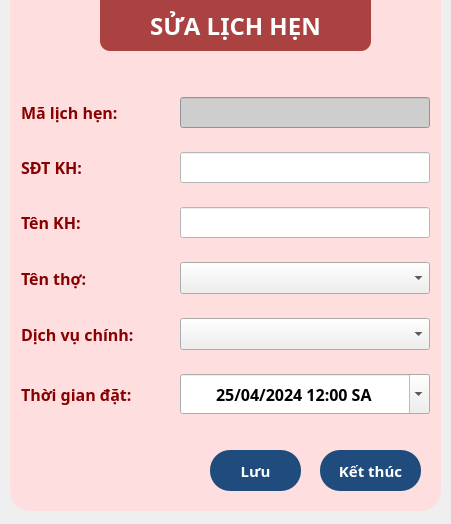
<?xml version="1.0" encoding="UTF-8"?>
<ui version="4.0">
 <class>booking_edit_form</class>
 <widget class="QDialog" name="booking_edit_form">
  <property name="geometry">
   <rect>
    <x>0</x>
    <y>0</y>
    <width>451</width>
    <height>524</height>
   </rect>
  </property>
  <property name="windowTitle">
   <string>Sửa đặt lịch</string>
  </property>
  <property name="windowIcon">
   <iconset resource="bg_img.qrc">
    <normaloff>:/img/Barbershop/2.png</normaloff>:/img/Barbershop/2.png</iconset>
  </property>
  <property name="styleSheet">
   <string notr="true">QPushButton{
	padding: 10 0 10 0;
	border-radius: 20;
	color: rgb(255, 255, 255);
	background-color: rgb(31, 76, 124);
}
QPushButton:hover{
	background-color: rgb(46, 123, 175);
}
QPushButton:pressed{
	background-color: rgb(10, 158, 69);
}</string>
  </property>
  <widget class="QGroupBox" name="groupBox_2">
   <property name="geometry">
    <rect>
     <x>10</x>
     <y>90</y>
     <width>431</width>
     <height>411</height>
    </rect>
   </property>
   <property name="font">
    <font>
     <family>Noto Sans</family>
     <pointsize>16</pointsize>
     <weight>75</weight>
     <bold>true</bold>
    </font>
   </property>
   <property name="styleSheet">
    <string notr="true">QGroupBox{
	border: 0;
}</string>
   </property>
   <property name="title">
    <string/>
   </property>
   <widget class="QGroupBox" name="groupBox">
    <property name="geometry">
     <rect>
      <x>10</x>
      <y>-20</y>
      <width>411</width>
      <height>371</height>
     </rect>
    </property>
    <property name="styleSheet">
     <string notr="true">QGroupBox{
	border: 0px;
}

QLineEdit{
	background-color: rgb(255, 255, 255);
}
QLabel {
	color: rgb(136, 0, 0);
}</string>
    </property>
    <layout class="QGridLayout" name="gridLayout">
     <property name="leftMargin">
      <number>1</number>
     </property>
     <property name="rightMargin">
      <number>1</number>
     </property>
     <item row="1" column="0">
      <widget class="QLabel" name="label_3">
       <property name="font">
        <font>
         <family>Noto Sans</family>
         <pointsize>12</pointsize>
         <weight>75</weight>
         <bold>true</bold>
        </font>
       </property>
       <property name="text">
        <string>SĐT KH:</string>
       </property>
      </widget>
     </item>
     <item row="3" column="0">
      <widget class="QLabel" name="label_5">
       <property name="font">
        <font>
         <family>Noto Sans</family>
         <pointsize>12</pointsize>
         <weight>75</weight>
         <bold>true</bold>
        </font>
       </property>
       <property name="text">
        <string>Tên thợ:</string>
       </property>
      </widget>
     </item>
     <item row="0" column="1">
      <widget class="QLineEdit" name="ma_lich_edit">
       <property name="minimumSize">
        <size>
         <width>200</width>
         <height>0</height>
        </size>
       </property>
       <property name="maximumSize">
        <size>
         <width>250</width>
         <height>16777215</height>
        </size>
       </property>
       <property name="font">
        <font>
         <family>Noto Sans</family>
         <pointsize>12</pointsize>
        </font>
       </property>
       <property name="styleSheet">
        <string notr="true">background-color: rgb(206, 206, 206);</string>
       </property>
       <property name="alignment">
        <set>Qt::AlignCenter</set>
       </property>
       <property name="readOnly">
        <bool>true</bool>
       </property>
      </widget>
     </item>
     <item row="1" column="1">
      <widget class="QLineEdit" name="sdt_kh_lich_edit">
       <property name="minimumSize">
        <size>
         <width>200</width>
         <height>0</height>
        </size>
       </property>
       <property name="maximumSize">
        <size>
         <width>250</width>
         <height>16777215</height>
        </size>
       </property>
       <property name="font">
        <font>
         <family>Noto Sans</family>
         <pointsize>12</pointsize>
        </font>
       </property>
       <property name="alignment">
        <set>Qt::AlignCenter</set>
       </property>
      </widget>
     </item>
     <item row="5" column="1">
      <widget class="QDateTimeEdit" name="time_lich_chkbx">
       <property name="minimumSize">
        <size>
         <width>200</width>
         <height>20</height>
        </size>
       </property>
       <property name="maximumSize">
        <size>
         <width>250</width>
         <height>40</height>
        </size>
       </property>
       <property name="font">
        <font>
         <family>Noto Sans</family>
         <pointsize>12</pointsize>
         <weight>75</weight>
         <bold>true</bold>
        </font>
       </property>
       <property name="locale">
        <locale language="Vietnamese" country="Vietnam"/>
       </property>
       <property name="alignment">
        <set>Qt::AlignCenter</set>
       </property>
       <property name="date">
        <date>
         <year>2024</year>
         <month>4</month>
         <day>25</day>
        </date>
       </property>
       <property name="currentSection">
        <enum>QDateTimeEdit::DaySection</enum>
       </property>
       <property name="displayFormat">
        <string>dd/MM/yyyy h:mm AP</string>
       </property>
       <property name="calendarPopup">
        <bool>true</bool>
       </property>
       <property name="timeSpec">
        <enum>Qt::LocalTime</enum>
       </property>
      </widget>
     </item>
     <item row="2" column="0">
      <widget class="QLabel" name="label_4">
       <property name="font">
        <font>
         <family>Noto Sans</family>
         <pointsize>12</pointsize>
         <weight>75</weight>
         <bold>true</bold>
        </font>
       </property>
       <property name="text">
        <string>Tên KH:</string>
       </property>
      </widget>
     </item>
     <item row="0" column="0">
      <widget class="QLabel" name="label_2">
       <property name="font">
        <font>
         <family>Noto Sans</family>
         <pointsize>12</pointsize>
         <weight>75</weight>
         <bold>true</bold>
        </font>
       </property>
       <property name="text">
        <string>Mã lịch hẹn:</string>
       </property>
      </widget>
     </item>
     <item row="2" column="1">
      <widget class="QLineEdit" name="ten_kh_lich_edit">
       <property name="minimumSize">
        <size>
         <width>200</width>
         <height>0</height>
        </size>
       </property>
       <property name="maximumSize">
        <size>
         <width>250</width>
         <height>16777215</height>
        </size>
       </property>
       <property name="font">
        <font>
         <family>Noto Sans</family>
         <pointsize>12</pointsize>
        </font>
       </property>
       <property name="alignment">
        <set>Qt::AlignCenter</set>
       </property>
      </widget>
     </item>
     <item row="4" column="0">
      <widget class="QLabel" name="label_6">
       <property name="font">
        <font>
         <family>Noto Sans</family>
         <pointsize>12</pointsize>
         <weight>75</weight>
         <bold>true</bold>
        </font>
       </property>
       <property name="text">
        <string>Dịch vụ chính:</string>
       </property>
      </widget>
     </item>
     <item row="5" column="0">
      <widget class="QLabel" name="label_7">
       <property name="font">
        <font>
         <family>Noto Sans</family>
         <pointsize>12</pointsize>
         <weight>75</weight>
         <bold>true</bold>
        </font>
       </property>
       <property name="text">
        <string>Thời gian đặt:</string>
       </property>
      </widget>
     </item>
     <item row="3" column="1">
      <widget class="QComboBox" name="ma_tho_chkbx">
       <property name="minimumSize">
        <size>
         <width>0</width>
         <height>32</height>
        </size>
       </property>
       <property name="font">
        <font>
         <family>Noto Sans</family>
         <pointsize>12</pointsize>
        </font>
       </property>
      </widget>
     </item>
     <item row="4" column="1">
      <widget class="QComboBox" name="dich_vu_lich_chkbx">
       <property name="minimumSize">
        <size>
         <width>0</width>
         <height>32</height>
        </size>
       </property>
       <property name="font">
        <font>
         <family>Noto Sans</family>
         <pointsize>12</pointsize>
        </font>
       </property>
      </widget>
     </item>
    </layout>
   </widget>
   <widget class="QPushButton" name="luu_lich_btn">
    <property name="geometry">
     <rect>
      <x>200</x>
      <y>360</y>
      <width>91</width>
      <height>41</height>
     </rect>
    </property>
    <property name="font">
     <font>
      <family>Noto Sans</family>
      <pointsize>11</pointsize>
      <weight>75</weight>
      <bold>true</bold>
     </font>
    </property>
    <property name="text">
     <string>Lưu</string>
    </property>
   </widget>
   <widget class="QPushButton" name="ket_thuc_lich_btn">
    <property name="geometry">
     <rect>
      <x>310</x>
      <y>360</y>
      <width>101</width>
      <height>41</height>
     </rect>
    </property>
    <property name="font">
     <font>
      <family>Noto Sans</family>
      <pointsize>11</pointsize>
      <weight>75</weight>
      <bold>true</bold>
     </font>
    </property>
    <property name="text">
     <string>Kết thúc</string>
    </property>
   </widget>
  </widget>
  <widget class="QWidget" name="widget_5" native="true">
   <property name="geometry">
    <rect>
     <x>10</x>
     <y>-20</y>
     <width>431</width>
     <height>531</height>
    </rect>
   </property>
   <property name="styleSheet">
    <string notr="true">border-radius: 20px;
background-color: rgb(255, 222, 223);
color: rgb(136, 0, 0);
</string>
   </property>
  </widget>
  <widget class="QLabel" name="label_15">
   <property name="geometry">
    <rect>
     <x>100</x>
     <y>0</y>
     <width>271</width>
     <height>51</height>
    </rect>
   </property>
   <property name="font">
    <font>
     <family>Noto Sans</family>
     <pointsize>18</pointsize>
     <weight>75</weight>
     <bold>true</bold>
    </font>
   </property>
   <property name="styleSheet">
    <string notr="true">color: rgb(255, 255, 255);
background-color: rgba(136, 0, 0, 70%);
border-radius: 0px;
border-bottom-left-radius: 10px;
border-bottom-right-radius: 10px;</string>
   </property>
   <property name="text">
    <string>SỬA LỊCH HẸN</string>
   </property>
   <property name="alignment">
    <set>Qt::AlignCenter</set>
   </property>
  </widget>
  <zorder>widget_5</zorder>
  <zorder>groupBox_2</zorder>
  <zorder>label_15</zorder>
 </widget>
 <tabstops>
  <tabstop>ma_lich_edit</tabstop>
  <tabstop>sdt_kh_lich_edit</tabstop>
  <tabstop>ten_kh_lich_edit</tabstop>
  <tabstop>ma_tho_chkbx</tabstop>
  <tabstop>dich_vu_lich_chkbx</tabstop>
  <tabstop>time_lich_chkbx</tabstop>
  <tabstop>luu_lich_btn</tabstop>
  <tabstop>ket_thuc_lich_btn</tabstop>
 </tabstops>
 <resources>
  <include location="bg_img.qrc"/>
 </resources>
 <connections/>
</ui>
